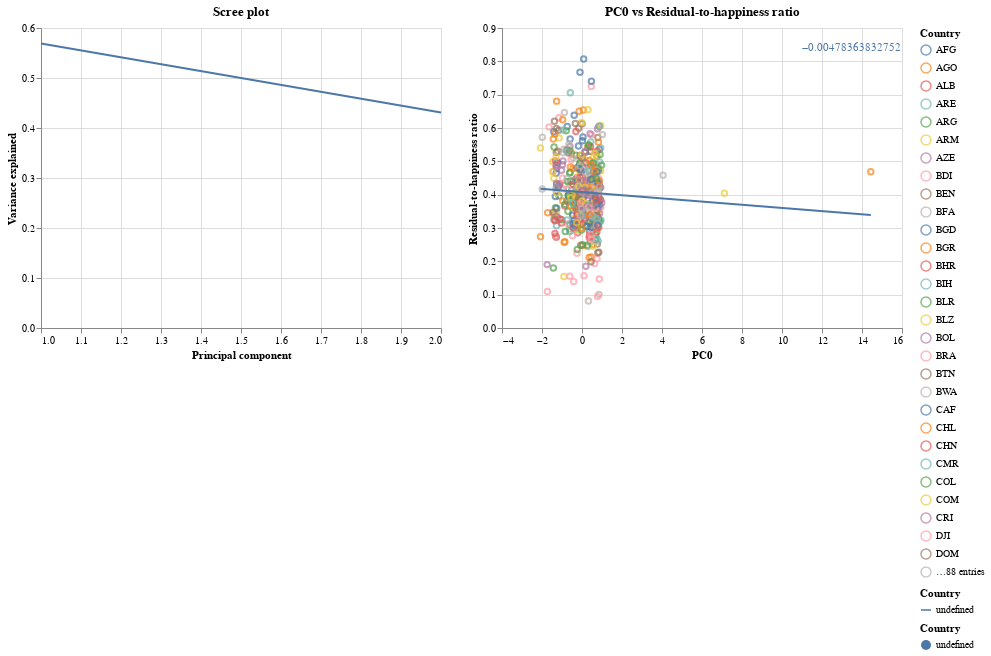

Notebook code for this chart:
### Code cell
neg_urbanization_residual_ratio.visualize()

### Figure 1 — Vega-Lite specification as saved in the notebook (floating-point values rounded to 4 significant figures; data arrays with more than 128 entries replaced by an {"elided": "..."} marker saying what was removed)
{"config": {"view": {"continuousWidth": 400, "continuousHeight": 300}}, "hconcat": [{"data": {"name": "data-1e7dce7481b8d7c34da73d99fab5aa3c"}, "mark": "line", "encoding": {"x": {"field": "indices", "title": "Principal component", "type": "quantitative"}, "y": {"field": "var_explained", "title": "Variance explained", "type": "quantitative"}}, "title": "Scree plot"}, {"layer": [{"mark": "point", "encoding": {"color": {"field": "Country", "type": "nominal"}, "tooltip": [{"field": "Country", "type": "nominal"}, {"field": "PC0", "type": "quantitative"}, {"field": "Residual-to-happiness ratio", "type": "quantitative"}], "x": {"field": "PC0", "type": "quantitative"}, "y": {"field": "Residual-to-happiness ratio", "type": "quantitative"}}, "selection": {"selector003": {"type": "interval", "bind": "scales", "encodings": ["x", "y"]}}, "title": "PC0 vs Residual-to-happiness ratio"}, {"mark": {"type": "line", "color": "black"}, "encoding": {"color": {"field": "Country", "type": "nominal"}, "tooltip": [{"field": "Country", "type": "nominal"}, {"field": "PC0", "type": "quantitative"}, {"field": "Residual-to-happiness ratio", "type": "quantitative"}], "x": {"field": "PC0", "type": "quantitative"}, "y": {"field": "Residual-to-happiness ratio", "type": "quantitative"}}, "title": "PC0 vs Residual-to-happiness ratio", "transform": [{"on": "PC0", "regression": "Residual-to-happiness ratio"}]}, {"mark": {"type": "text", "align": "left", "color": "black"}, "encoding": {"color": {"field": "Country", "type": "nominal"}, "text": {"field": "slope", "type": "quantitative"}, "tooltip": [{"field": "slope", "title": "Slope", "type": "quantitative"}, {"field": "intercept", "title": "Intercept", "type": "quantitative"}], "x": {"value": 300}, "y": {"value": 20}}, "title": "PC0 vs Residual-to-happiness ratio", "transform": [{"on": "PC0", "regression": "Residual-to-happiness ratio", "params": true}, {"calculate": "datum.coef[0]", "as": "intercept"}, {"calculate": "datum.coef[1]", "as": "slope"}]}], "data": {"name": "data-173d78e168a0a39183c194179080e4cf"}, "resolve": {"scale": {"color": "independent"}}}], "$schema": "https://vega.github.io/schema/vega-lite/v4.17.0.json", "datasets": {"data-1e7dce7481b8d7c34da73d99fab5aa3c": [{"indices": 1, "var_explained": 0.5688}, {"indices": 2, "var_explained": 0.4312}], "data-173d78e168a0a39183c194179080e4cf": {"elided": "457 records"}}}
